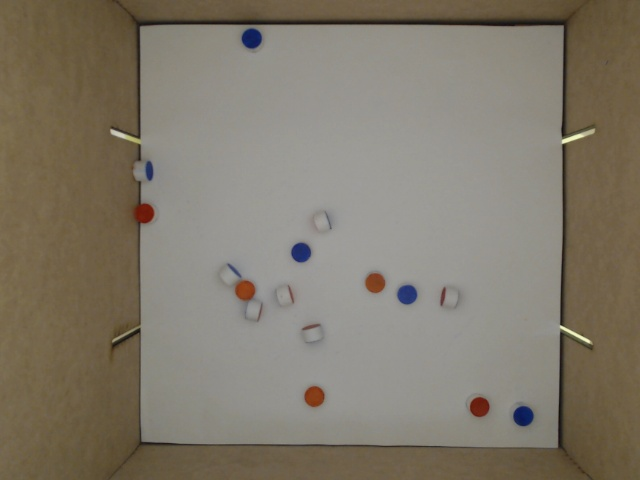
#> input picture foto_cilindros.jpeg, 640 x 480 px
$ python -i func.py   (imports and definitions only)
#> lines starting #> are read from the running program, lines starting #| are printed output that depends on the picture; after the words box and inside, x2 and y2 are one past the last pixel; in counts of white or black regions, pixels touching at a corner belong together
import cv2
import numpy as np
import imutils


def pre(frame):

    hsv = cv2.cvtColor(frame, cv2.COLOR_BGR2HSV)

    low = np.array([0, 42, 0])
    high = np.array([179, 255, 255])
    white_mask = cv2.inRange(hsv, low, high)
    result = cv2.bitwise_and(frame, frame, mask=white_mask)


    grey = white_mask

    #blur
    kernel = np.ones((5,5),np.uint8)
    grey = cv2.GaussianBlur(grey,(9,9),0)
    grey = cv2.morphologyEx(grey, cv2.MORPH_OPEN, kernel)
    grey = cv2.morphologyEx(grey, cv2.MORPH_CLOSE, kernel)

    # [11 lines of commented-out code are left out]

    img = grey
    return img

def circles(img):
    detected_circles = cv2.HoughCircles(img,
                          cv2.HOUGH_GRADIENT,
                          dp=1,
                          minDist= 5,
                          param1=70,
                          param2=20,
                          minRadius= 1,
                          maxRadius=15)

    return detected_circles


def see_circles(detected_circles, img):
    if detected_circles is not None:

        detected_circles = np.uint16(np.around(detected_circles))

        for pt in detected_circles[0, :]:
            a, b, r = pt[0], pt[1], pt[2]
            cv2.circle(img, (a, b), r, (0, 255, 0), 1)
            cv2.circle(img, (a, b), 1, (0, 0, 255), 1)
        cv2.imshow(key, img)
        cv2.waitKey(0)

def analise_circle(frame):
    img = pre(frame)
    detected_circles = circles(img)
    show_img = frame.copy()
    see_circles(detected_circles, show_img)
    return detected_circles

>>> import cv2
>>> picture = cv2.imread('../foto_cilindros.jpeg')
#> picture is the input picture: shape (480, 640, 3); mean B, G, R 107.2, 121.3, 128.9
>>> result = analise_circle(picture)
#> in pre, `hsv = cv2.cvtColor(frame, cv2.COLOR_BGR2HSV)`: hsv: shape (480, 640, 3); mean H, S, V 22.6, 50.6, 129.3
#> in pre, `white_mask = cv2.inRange(hsv, low, high)`:
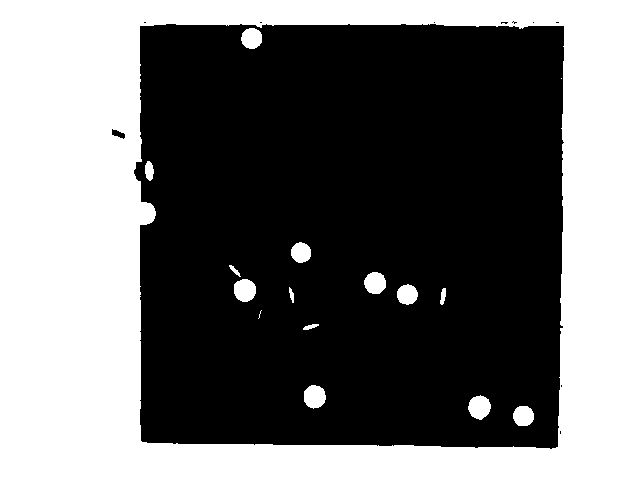
#> white_mask: shape (480, 640); 43.6% white; 16 white regions (2 under 20 px), largest, box (x1, y1, x2, y2) and area: (0, 0, 640, 480) 130531, (468, 395, 491, 420) 417, (304, 385, 326, 409) 411
#> in pre, `result = cv2.bitwise_and(frame, frame, mask=white_mask)`:
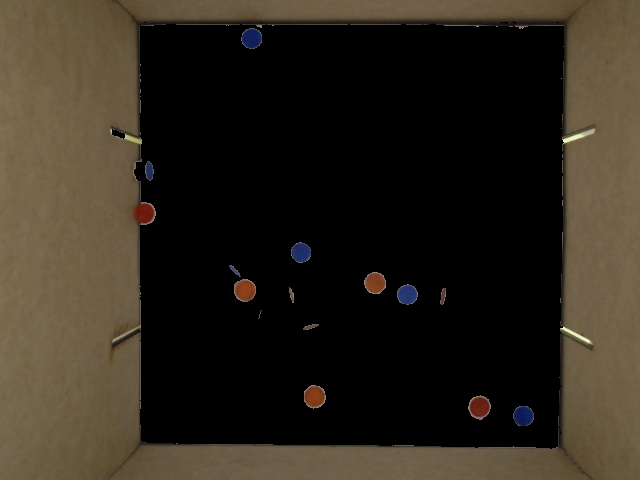
#> result: shape (480, 640, 3); mean B, G, R 29, 39.5, 46
#> in pre, `grey = cv2.GaussianBlur(grey,(9,9),0)`:
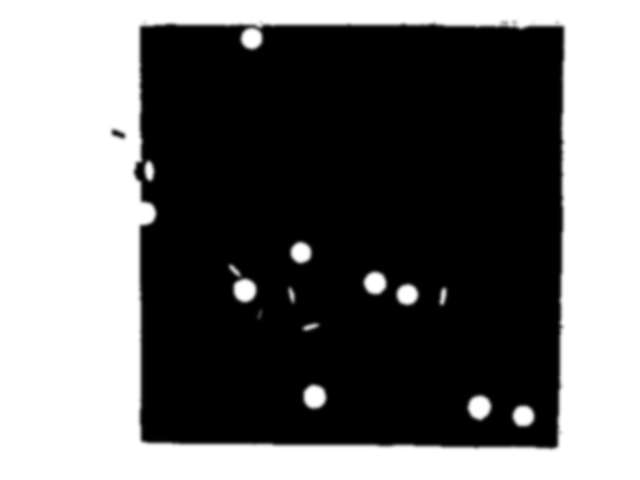
#> grey: shape (480, 640); min 0, max 255, mean 111.1
#> in circles, `detected_circles = cv2.HoughCircles(img, cv2.HOUGH_GRADIENT, dp=1, min..`: detected_circles = [[479.5, 406.5, 11.1], [374.5, 282.5, 10.3], [406.5, 294.5, 9.6], [523.5, 415.5, 9.6], [300.5, 252.5, 9.4], [251.5, 37.5, 10.3], [314.5, 396.5, 10.6], [244.5, 290.5, 11.3]]
#> in see_circles, `detected_circles = np.uint16(np.around(detected_circles))`: detected_circles = [[480, 406, 11], [374, 282, 10], [406, 294, 10], [524, 416, 10], [300, 252, 9], [252, 38, 10], [314, 396, 11], [244, 290, 11]]
#> the loop in see_circles, `for pt in detected_circles[0, :]:` made 8 passes
#> (the run stopped early here; a loop or call above may not have finished)

$ run again, on foto_reconhecimento.png
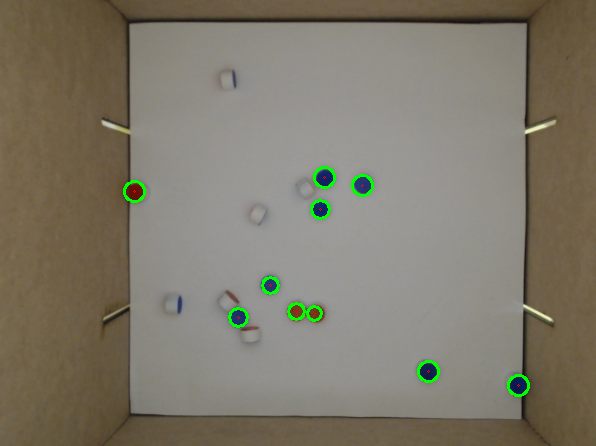
#> input picture foto_reconhecimento.png, 596 x 446 px
#> picture is the input picture: shape (446, 596, 3); mean B, G, R 106.8, 121.2, 126.6
#> hsv: shape (446, 596, 3); mean H, S, V 23, 49.3, 128.7
#> in pre, `white_mask = cv2.inRange(hsv, low, high)`:
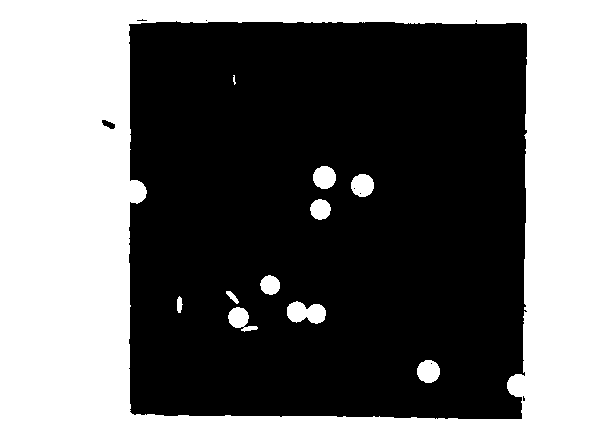
#> white_mask: shape (446, 596); 42.9% white; 11 white regions (1 under 20 px), largest, box (x1, y1, x2, y2) and area: (0, 0, 596, 446) 110831, (287, 301, 326, 324) 642, (313, 166, 336, 189) 419
#> in pre, `grey = cv2.GaussianBlur(grey,(9,9),0)`:
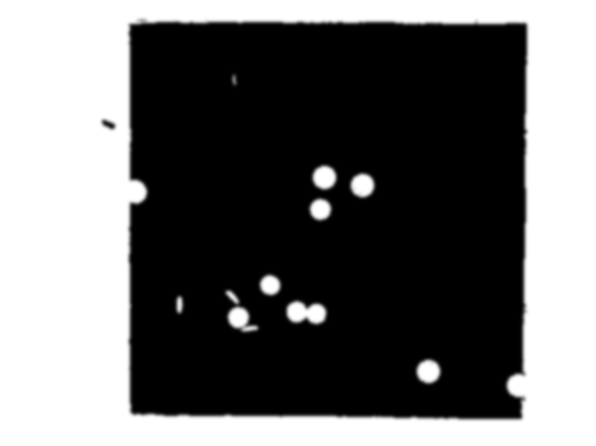
#> grey: shape (446, 596); min 0, max 255, mean 109.3
#> in circles, `detected_circles = cv2.HoughCircles(img, cv2.HOUGH_GRADIENT, dp=1, min..`: detected_circles = [[362.5, 184.5, 11.1], [324.5, 176.5, 11.1], [428.5, 371.5, 11.1], [269.5, 284.5, 9.1], [315.5, 313.5, 9.4], [320.5, 209.5, 9.6], [134.5, 191.5, 11.4], [296.5, 311.5, 9.4], [238.5, 317.5, 11]]
#> in see_circles, `detected_circles = np.uint16(np.around(detected_circles))`: detected_circles = [[362, 184, 11], [324, 176, 11], [428, 372, 11], [270, 284, 9], [316, 314, 9], [320, 210, 10], [134, 192, 11], [296, 312, 9], [238, 318, 11]]
#> the loop in see_circles, `for pt in detected_circles[0, :]:` made 9 passes
